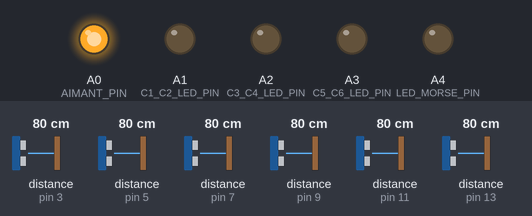
Bench run of a sketch on a simulated Arduino Uno, built with avr-gcc and run on an emulated ATmega328P. Shown: output pins drawn as LEDs (lit = HIGH). Wiring (inferred from the names in the program): 6 × ultrasonic range finder: trigger pin 2, echo pin 3 / trigger pin 4, echo pin 5 / trigger pin 6, echo pin 7 / trigger pin 8, echo pin 9 / trigger pin 10, echo pin 11 / trigger pin 12, echo pin 13. Inputs (shaded band) come from the test bench; at power-on: distance to the obstacle (sensors on pin 3, pin 5, pin 7, pin 9, pin 11, pin 13) 80 cm. The echo pulse lasts 58.3 µs per cm; pins used as bus, display or sensor lines are not drawn. At 15.1 s the program stops and its outputs stay as they are.

Above: at 0.1 s.
At 2.6 s:
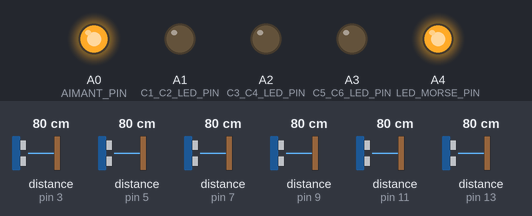
At 10.1 s:
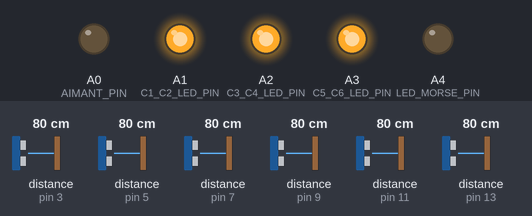
Timing chart, 0 to 11.6 s (numbered marks = the images above):
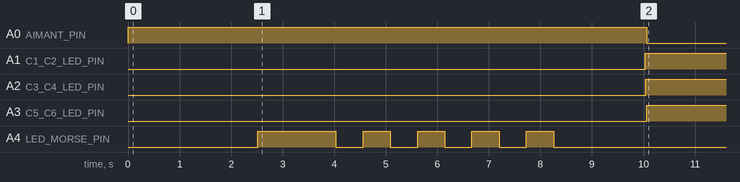

The sketch:

detect_pers_and_morse.ino
```cpp
/*
 * Detecter 3x2 personnes qui sont sous les capteurs de distance HCSR04 en même temps.
 * Pour activer un couple de capteurs, il faut que les deux personnes resteent dessous 10 secondes
 * Des qu'un couple est valide, les joueurs ont 30 secs pour valider un autre couple de capteurs, sinon il faut recommencer.
 * Lorsque les 3 couples sont valides alors on desactive un electro aimant via un transistor pilote par AIMANT_PIN.
 *
 * En parallele, on gere aussi l'eclairage d'une lampe en 230v via un relais par LED_MORSE_PIN.
 * La lampe reproduit le code morse morseCodeDefault par des series de on/off.
 */


/* -------------------- Variables detect_person -------------------- */

/* Distances */
const uint16_t distance_capteur_sol_mm = 2300;
const uint16_t taille_min_mm = 1000;

/* Constantes pour les broches */
const byte AIMANT_PIN = A0;    // Broche aimant, analog utilisee comme digital car manque de pin
const byte C1_C2_LED_PIN = A1; // Led qui s'allume si C1 et C2 sont actives
const byte C3_C4_LED_PIN = A2; // Led qui s'allume si C3 et C4 sont actives
const byte C5_C6_LED_PIN = A3; // Led qui s'allume si C5 et C6 sont actives

const byte C1_TRIGGER_PIN = 2; // Broche TRIGGER
const byte C1_ECHO_PIN = 3;    // Broche ECHO

const byte C2_TRIGGER_PIN = 4; // Broche TRIGGER
const byte C2_ECHO_PIN = 5;    // Broche ECHO

const byte C3_TRIGGER_PIN = 6; // Broche TRIGGER
const byte C3_ECHO_PIN = 7;    // Broche ECHO

const byte C4_TRIGGER_PIN = 8; // Broche TRIGGER
const byte C4_ECHO_PIN = 9;    // Broche ECHO

const byte C5_TRIGGER_PIN = 10; // Broche TRIGGER
const byte C5_ECHO_PIN = 11;    // Broche ECHO

const byte C6_TRIGGER_PIN = 12; // Broche TRIGGER
const byte C6_ECHO_PIN = 13;    // Broche ECHO

/* Constantes pour le timeout */
const unsigned long MEASURE_TIMEOUT = 25000UL; // 25ms = ~8m à 340m/s

/* Vitesse du son dans l'air en mm/us */
const float SOUND_SPEED = 340.0 / 1000;

/* Flags personne_presente */
bool C1_personne_presente = false;
bool C2_personne_presente = false;
bool C3_personne_presente = false;
bool C4_personne_presente = false;
bool C5_personne_presente = false;
bool C6_personne_presente = false;

/* Flags couple de capteurs activés */
bool C1_C2_actives = false;
bool C3_C4_actives = false;
bool C5_C6_actives = false;
bool C1_C2_actives_10 = false;
bool C3_C4_actives_10 = false;
bool C5_C6_actives_10 = false;

/* Flags passage boucle */
bool C1_C2_first_pass = true;
bool C3_C4_first_pass = true;
bool C5_C6_first_pass = true;

/* Variables globales */
float distance_mm = 0;
uint32_t C1_C2_start_millis = 0;
uint32_t C3_C4_start_millis = 0;
uint32_t C5_C6_start_millis = 0;
uint32_t etape_30_start_millis = 0;


/* -------------------- Variables morse_generator_no_delay -------------------- */
/* Arbre code morse */
const char* MorseTable[] = {
        NULL, NULL, NULL, NULL, NULL, NULL, NULL, NULL,
        NULL, NULL, NULL, NULL, NULL, NULL, NULL, NULL,
        NULL, NULL, NULL, NULL, NULL, NULL, NULL, NULL,
        NULL, NULL, NULL, NULL, NULL, NULL, NULL, NULL,
        // space, !, ", #, $, %, &, '
        NULL, "-.-.--", ".-..-.", NULL, NULL, NULL, NULL, ".----.",
        // ( ) * + , - . /
        "-.--.", "-.--.-", NULL, ".-.-.", "--..--", "-....-", ".-.-.-", "-..-.",
        // 0 1 2 3 4 5 6 7
        "-----", ".----", "..---", "...--", "....-", ".....", "-....", "--...",
        // 8 9 : ; < = > ?
        "---..", "----.", "---...", "-.-.-.", NULL, "-...-", NULL, "..--..",
        // @ A B C D E F G
        ".--.-.", ".-", "-...", "-.-.", "-..", ".", "..-.", "--.",
        // H I J K L M N O
        "....", "..", ".---", "-.-", ".-..", "--", "-.", "---",
        // P Q R S T U V W
        ".--.", "--.-", ".-.", "...", "-", "..-", "...-", ".--",
        // X Y Z [ \ ] ^ _
        "-..-", "-.--", "--..", NULL, NULL, NULL, NULL, "..--.-",
        // ' a b c d e f g
        NULL, ".-", "-...", "-.-.", "-..", ".", "..-.", "--.",
        // h i j k l m n o
        "....", "..", ".---", "-.-", ".-..", "--", "-.", "---",
        // p q r s t u v w
        ".--.", "--.-", ".-.", "...", "-", "..-", "...-", ".--",
        // x y z { | } ~ DEL
        "-..-", "-.--", "--..", NULL, NULL, NULL, NULL, NULL,
        };

const byte LED_MORSE_PIN = A4;
int led_morse_state = LOW;

const char* morseCodeDefault = "6401";
const byte morseCodeLength = 4;

int index_morseCodeDefault = 0;
int index_morseSymbole = 0;

uint32_t previous_millis_symbole = 0;
uint32_t previous_millis_endMorseCode = 0;
uint32_t previous_millis_dot = 0;
uint32_t previous_millis_dash = 0;
uint32_t previous_millis_dot_or_dash = 0;

const uint16_t interval_millis_dot = 500;                         //Temps dot = 500 ms
const uint16_t interval_millis_dash = 3 * interval_millis_dot;    //Temps dash = 3 * dot = 1,5 s
const uint16_t interval_millis_symbole = 5 * interval_millis_dot; //Temps entre deux symboles = 5 * dot = 2,5 s
const uint16_t interval_millis_endMorseCode = 10000;              //Temps entre les series = 10 s


/* -------------------- Fonction setup() -------------------- */
void setup() {

  /* Initialise le port série */
  //Serial.begin(9600);
  //Serial.println("Initialisation...");

  /* Initialise les broches code morse */
  pinMode(LED_MORSE_PIN, OUTPUT);

  /* Initialise les broches detect_person */
  pinMode(AIMANT_PIN, OUTPUT);
  digitalWrite(AIMANT_PIN, HIGH); // La broche aimant doit être à HIGH au repos

  pinMode(C1_C2_LED_PIN, OUTPUT);
  digitalWrite(C1_C2_LED_PIN, LOW);

  pinMode(C3_C4_LED_PIN, OUTPUT);
  digitalWrite(C3_C4_LED_PIN, LOW);

  pinMode(C5_C6_LED_PIN, OUTPUT);
  digitalWrite(C5_C6_LED_PIN, LOW);

  pinMode(C1_TRIGGER_PIN, OUTPUT);
  digitalWrite(C1_TRIGGER_PIN, LOW); // La broche TRIGGER doit être à LOW au repos
  pinMode(C1_ECHO_PIN, INPUT);

  pinMode(C2_TRIGGER_PIN, OUTPUT);
  digitalWrite(C2_TRIGGER_PIN, LOW); // La broche TRIGGER doit être à LOW au repos
  pinMode(C2_ECHO_PIN, INPUT);

  pinMode(C3_TRIGGER_PIN, OUTPUT);
  digitalWrite(C3_TRIGGER_PIN, LOW); // La broche TRIGGER doit être à LOW au repos
  pinMode(C3_ECHO_PIN, INPUT);

  pinMode(C4_TRIGGER_PIN, OUTPUT);
  digitalWrite(C4_TRIGGER_PIN, LOW); // La broche TRIGGER doit être à LOW au repos
  pinMode(C4_ECHO_PIN, INPUT);

  pinMode(C5_TRIGGER_PIN, OUTPUT);
  digitalWrite(C5_TRIGGER_PIN, LOW); // La broche TRIGGER doit être à LOW au repos
  pinMode(C5_ECHO_PIN, INPUT);

  pinMode(C6_TRIGGER_PIN, OUTPUT);
  digitalWrite(C6_TRIGGER_PIN, LOW); // La broche TRIGGER doit être à LOW au repos
  pinMode(C6_ECHO_PIN, INPUT);
}

/* -------------------- Fonction loop() -------------------- */
void loop() {

  //Serial.println("Mesure distance...");

  uint32_t current_millis = millis();

  /* -- Code pour la lampe morse --- */
  if ((index_morseCodeDefault < morseCodeLength) && (current_millis - previous_millis_symbole >= interval_millis_symbole) ) { //Si on a pas fini de parcourir le code morse
                                                                                                                //et que l'interval de temps entre deux symboles (3* dotLength) est respecte alors
    char ch = morseCodeDefault[index_morseCodeDefault];
    const char * morseCodeSymbole = MorseTable[ch];
    flashDashDot(morseCodeSymbole);

    if (index_morseCodeDefault == morseCodeLength) {                    //Declencher compte a rebour 5000 ms si fin code morse
      //Serial.println("End of 6401...");
      previous_millis_endMorseCode = millis();
    }

  } else if ((index_morseCodeDefault == morseCodeLength) && (current_millis - previous_millis_endMorseCode >= interval_millis_endMorseCode)) {  //Si fin code morse et 5000 ms ecoulees alors raz index
    //Serial.println("Let's go...");
    index_morseCodeDefault = 0;
  }

  /* --- Code pour detect_person --- */

  /* --- Couple C1 et C2 --- */
  if (C1_C2_actives_10 == false) {
    /* Capteur 1 */
    distance_mm = mesure_distance(C1_TRIGGER_PIN,C1_ECHO_PIN);
    C1_personne_presente = is_personne_presente(distance_mm);
    //afficher_distance("C1", distance_mm);

    /* Capteur 2 */
    distance_mm = mesure_distance(C2_TRIGGER_PIN,C2_ECHO_PIN);
    C2_personne_presente = is_personne_presente(distance_mm);
    //afficher_distance("C2", distance_mm);

    C1_C2_actives = is_couple_present(C1_personne_presente, C2_personne_presente);

    C1_C2_actives_10 = check_presence_10_sec(C1_C2_actives, &C1_C2_first_pass, current_millis, &C1_C2_start_millis, C1_C2_LED_PIN);

    /* Si le couple vient d'etre active maj timer etape 30 secondes */
    if (C1_C2_actives_10) {
      etape_30_start_millis = current_millis;
    }
  }


  /* --- Couple C3 et C4 --- */
  if (C3_C4_actives_10 == false) {
    /* Capteur 3 */
    distance_mm = mesure_distance(C3_TRIGGER_PIN,C3_ECHO_PIN);
    C3_personne_presente = is_personne_presente(distance_mm);
    //afficher_distance("C3", distance_mm);

    /* Capteur 4 */
    distance_mm = mesure_distance(C4_TRIGGER_PIN,C4_ECHO_PIN);
    C4_personne_presente = is_personne_presente(distance_mm);
    //afficher_distance("C4", distance_mm);

    C3_C4_actives = is_couple_present(C3_personne_presente, C4_personne_presente);

    C3_C4_actives_10 = check_presence_10_sec(C3_C4_actives, &C3_C4_first_pass, current_millis, &C3_C4_start_millis, C3_C4_LED_PIN);

    /* Si le couple vient d'etre active maj timer etape 30 secondes */
    if (C3_C4_actives_10) {
      etape_30_start_millis = current_millis;
    }
  }

    /* --- Couple C3 et C4 --- */
  if (C5_C6_actives_10 == false) {
    /* Capteur 5 */
    distance_mm = mesure_distance(C5_TRIGGER_PIN,C5_ECHO_PIN);
    C5_personne_presente = is_personne_presente(distance_mm);
    //afficher_distance("C5", distance_mm);

    /* Capteur 6 */
    distance_mm = mesure_distance(C6_TRIGGER_PIN,C6_ECHO_PIN);
    C6_personne_presente = is_personne_presente(distance_mm);
    //afficher_distance("C6", distance_mm);

    C5_C6_actives = is_couple_present(C5_personne_presente, C6_personne_presente);

    C5_C6_actives_10 = check_presence_10_sec(C5_C6_actives, &C5_C6_first_pass, current_millis, &C5_C6_start_millis, C5_C6_LED_PIN);

    /* Si le couple vient d'etre active maj timer etape 30 secondes */
    if (C5_C6_actives_10) {
      etape_30_start_millis = current_millis;
    }
  }

  /* Verifier que la derniere activation etait il y a moins de 30 secondes, si non, tout remettre à zero */
  if (C1_C2_actives_10 || C3_C4_actives_10 || C5_C6_actives_10) {
    if ((current_millis - etape_30_start_millis) >= 30000) {
      raz();
    }
  }

  /* Si tous les capteurs sont actives alors desactiver electro aimant */
  if (C1_C2_actives_10 && C3_C4_actives_10 && C5_C6_actives_10) {
    //Serial.println("Electro aimant descative !");
    digitalWrite(AIMANT_PIN, LOW);
    delay(5000);
    exit(0);
  }
}

/* -------------------- Fonctions detect_person -------------------- */

/* Mesure distance */
float mesure_distance (const byte trigger_pin, const byte echo_pin) {
  /* 1. Lance une mesure de distance en envoyant une impulsion HIGH de 10µs sur la broche TRIGGER */
  digitalWrite(trigger_pin, HIGH);
  delayMicroseconds(10);
  digitalWrite(trigger_pin, LOW);

  /* 2. Mesure le temps entre l'envoi de l'impulsion ultrasonique et son écho (si il existe) */
  long measure = pulseIn(echo_pin, HIGH, MEASURE_TIMEOUT);

  /* 3. Calcul la distance à partir du temps mesuré */
  float distance_mm = measure / 2.0 * SOUND_SPEED;

  return distance_mm;
}

bool is_couple_present(bool captA_personne_presente, bool captB_personne_presente) {
  /* 5. Activer flag couple si deux personnes sont detectees */
  if (captA_personne_presente == true && captB_personne_presente == true){
    //Serial.println("Deux personnes ont active un couple de capteurs");
    return true;
  } else {
    return false;
  }
}

bool is_personne_presente(float distance_mm) {
  /* 4. Activer flag personne_presente si distance <= à distance capteur sol - distance taille humain min */
  if (distance_mm <= (distance_capteur_sol_mm - taille_min_mm)) {
    //Serial.println("Personne presente");
    return true;
  } else {
    return false;
  }
}

/* Verifie si la personne reste au moins 10 secondes sous le capteur, retourne vrai si plus de 10sec ou faux sinon */
bool check_presence_10_sec(bool actives, bool * first_pass, uint32_t current_millis, uint32_t * start_millis, const byte led_pin) {
  bool presence_10_sec = false;
  if (actives) {
    if(*first_pass == true) {                               /* Si la personne vient detre detectee */
      *start_millis = millis();                             /* On lance le decompte */
      *first_pass = false;
    } else if ((current_millis - *start_millis) >= 10000) { /* Si il sest ecoule plus de 10 secondes alors */
      digitalWrite(led_pin, HIGH);
      presence_10_sec = true;
    }
  } else {
    *start_millis = 0;                                      /* Si la personne s'enleve de sous le capteur alors */
    *first_pass = true;                                     /* Remettre à 0 le decompte */
  }

  return presence_10_sec;
}

/* Verifie si la derniere etape d'activation du couple de capteur etait il y a plus de 30 secondes, retourne vrai si plus de 30sec ou faux sinon */
bool check_etape_30_sec(bool actives_10, bool * first_pass, uint32_t current_millis, uint32_t * start_millis) {
  bool etape_30_sec = false;
  if (actives_10) {
    if(*first_pass == true) {
      *start_millis = millis();
      *first_pass = false;
    }
  }

  return etape_30_sec;
}

/* Affiche les résultats en mm, cm et m */
void afficher_distance(String capt, float distance_mm) {
    /*Serial.print(capt + " = ");
    Serial.print(F("Distance: "));
    Serial.print(distance_mm);
    Serial.print(F("mm ("));
    Serial.print(distance_mm / 10.0, 2);
    Serial.print(F("cm, "));
    Serial.print(distance_mm / 1000.0, 2);
    Serial.println(F("m)"));*/
}

/* Remise à zero des variables et des flags */
void raz() {
  C1_personne_presente = false;
  C2_personne_presente = false;
  C3_personne_presente = false;
  C4_personne_presente = false;
  C5_personne_presente = false;
  C6_personne_presente = false;

  C1_C2_actives = false;
  C3_C4_actives = false;
  C5_C6_actives = false;
  C1_C2_actives_10 = false;
  C3_C4_actives_10 = false;
  C5_C6_actives_10 = false;

  C1_C2_first_pass = true;
  C3_C4_first_pass = true;
  C5_C6_first_pass = true;

  distance_mm = 0;
  C1_C2_start_millis = 0;
  C3_C4_start_millis = 0;
  C5_C6_start_millis = 0;
  etape_30_start_millis = 0;

  digitalWrite(C1_C2_LED_PIN, LOW);
  digitalWrite(C3_C4_LED_PIN, LOW);
  digitalWrite(C5_C6_LED_PIN, LOW);
}

/* -------------------- Fonctions morse_generator_no_delay -------------------- */

void flashDashDot(const char * morseCode)
{
  if (morseCode[index_morseSymbole] != 0) {             //Si le parcours de symbole n'est pas fini alors faire dash ou dot
    if (morseCode[index_morseSymbole] == '.') {
      dot();
    } else if (morseCode[index_morseSymbole] == '-') {
      dash();
    }
  } else if (morseCode[index_morseSymbole] == 0) {      //Sinon incrementer indexe code morse default
    index_morseCodeDefault++;
    index_morseSymbole = 0;
    previous_millis_symbole = millis();                 //Mise a jour compte a rebours temps symbole
    //Serial.println();
  }
}

void dot()
{
  uint32_t current_millis = millis();

  if ((led_morse_state == LOW) && (current_millis - previous_millis_dot_or_dash >= interval_millis_dot))         //Debut dot, on passe la led a 1
  {
    //Serial.print(".");
    led_morse_state = HIGH;  // turn it on
    previous_millis_dot = current_millis;   // Remember the time
    digitalWrite(LED_MORSE_PIN, led_morse_state);   // Update the actual LED
  } else if((led_morse_state == HIGH) && (current_millis - previous_millis_dot >= interval_millis_dot))  //Fin dot, on eteind la led et on incremente l'indexe de parcours du tableau char * symbole
  {
    led_morse_state = LOW;  // Turn it off
    previous_millis_dot_or_dash = current_millis;
    digitalWrite(LED_MORSE_PIN, led_morse_state);  // Update the actual LED
    index_morseSymbole++;
  }
}

void dash()
{
    uint32_t current_millis = millis();

  if ((led_morse_state == LOW) && (current_millis - previous_millis_dot_or_dash >= interval_millis_dot))         //Debut dash apres interval_millis_dot temps à l'etat bas, on passe la led a 1
  {
    //Serial.print("-");
    led_morse_state = HIGH;  // turn it on
    previous_millis_dash = current_millis;   // Remember the time
    digitalWrite(LED_MORSE_PIN, led_morse_state);   // Update the actual LED
  } else if((led_morse_state == HIGH) && (current_millis - previous_millis_dash >= interval_millis_dash))  //Fin dot, on eteind la led et on incremente l'indexe de parcours du tableau char * symbole
  {
    led_morse_state = LOW;  // Turn it off
    previous_millis_dot_or_dash = current_millis;
    digitalWrite(LED_MORSE_PIN, led_morse_state);  // Update the actual LED
    index_morseSymbole++;
  }
}
```

Measured:
- by itself, A0 (AIMANT_PIN): HIGH → LOW at 10.1 s
- by itself, A1 (C1_C2_LED_PIN), A2 (C3_C4_LED_PIN): LOW → HIGH at 10.0 s
- by itself, A3 (C5_C6_LED_PIN): LOW → HIGH at 10.1 s
- by itself, A4 (LED_MORSE_PIN): repeats every 1.1 s: LOW 0.53 s, HIGH 0.53 s, until it stays LOW from 8.3 s
